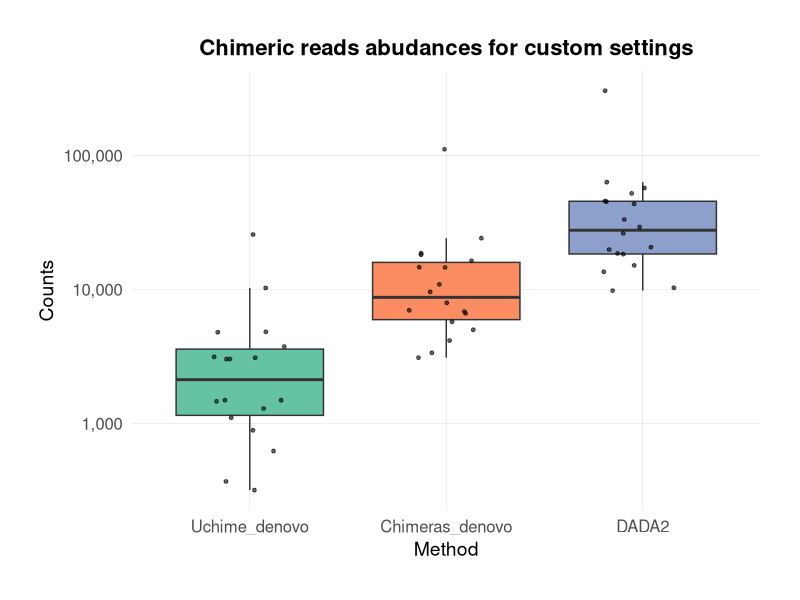
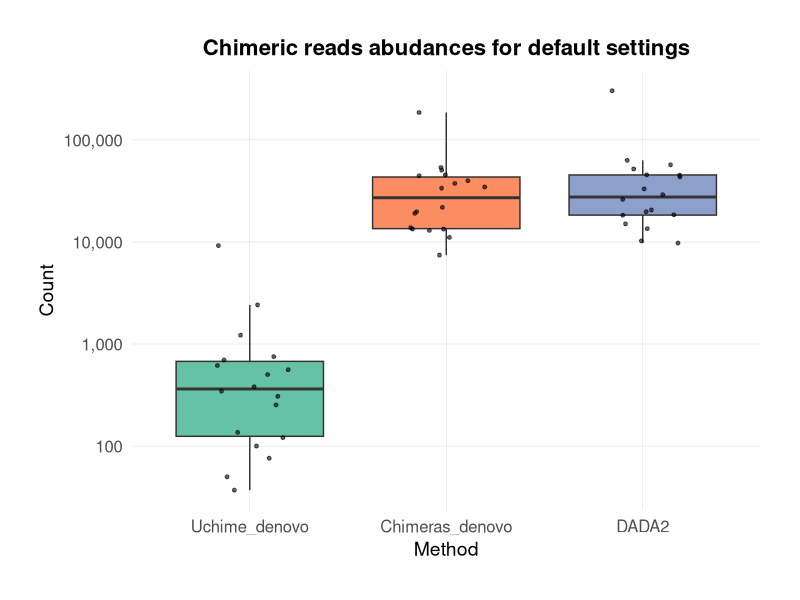

Generate these figures, in order, with R: (Note: this script raises an error after producing the figures.)
#####################################################################################################################
# The scripts are for the box plot plotting of chimeric, nonchimeric, and nonchimeric plus BLAST recovered read     # 
# together. Furthermore, statical test analysis to see how different methods vary in the detection of chimeric reads# 
#####################################################################################################################


#####chimeric reads boxplot for custom settings####
# Load the necessary libraries
library(ggplot2)
library(reshape2)
library(scales)

# Define the data frame
data <- data.frame(
  FILE = c("ERR6454461.fasta", "ERR6454462.fasta", "ERR6454463.fasta", "ERR6454464.fasta", 
           "ERR6454465.fasta", "ERR6454466.fasta", "ERR6454467.fasta", "ERR6454468.fasta", 
           "ERR6454469.fasta", "ERR6454470.fasta", "ERR6454471.fasta", "ERR6454472.fasta", 
           "ERR6454473.fasta", "ERR6454474.fasta", "ERR6454475.fasta", "ERR6454476.fasta", 
           "ERR6454477.fasta", "ERR6454478.fasta"),
  Uchime_denovo = c(1285, 316, 367, 3732, 1099, 884, 1454, 3122, 3004, 10218, 
                    3077, 1482, 25588, 1483, 3012, 4807, 4768, 619),
  Chimeras_denovo = c(6601, 3081, 4979, 7908, 14540, 3350, 6956, 16298, 18552, 110918, 
                      4136, 5715, 24044, 9558, 18119, 10859, 14591, 6818),
  DADA2 = c(20593, 10245, 13502, 26106, 45094, 9758, 19784, 45443, 51898, 303374, 
            15053, 18272, 63023, 29093, 57004, 33134, 43393, 18486)
)

# Melt the data frame to long format for ggplot2
data_long <- melt(data, id.vars = "FILE", variable.name = "Method", value.name = "Count")

# Create the boxplot with log scale and enhanced styling
boxplot <- ggplot(data_long, aes(x = Method, y = Count, fill = Method)) +
  geom_boxplot(outlier.shape = NA) +
  scale_y_log10(labels = comma) +  # Use logarithmic scale and format labels
  labs(title = "Chimeric reads abudances for custom settings",
       x = "Method",
       y = "Counts") +
  theme_minimal(base_size = 15) +
  theme(
    plot.title = element_text(hjust = 0.5, size = 16, face = "bold"),
    axis.text = element_text(size = 12),
    axis.title = element_text(size = 14),
    legend.position = "none",
    panel.grid.major = element_line(size = 0.1, color = "gray"),
    panel.grid.minor = element_blank(),
    plot.background = element_rect(fill = "white", color = NA),
    plot.margin = margin(1, 1, 1, 1, "cm")
  ) +
  scale_fill_brewer(palette = "Set2") +  # Use a color palette from RColorBrewer
  geom_jitter(width = 0.2, size = 1, alpha = 0.6)  # Add jitter for data points

# Display the plot
print(boxplot)


##### chimeric reads box plot for deafault settings####
# Load the necessary libraries
library(ggplot2)
library(reshape2)
library(scales)

# Define the new data frame
new_data <- data.frame(
  FILE = c("ERR6454461.fasta", "ERR6454462.fasta", "ERR6454463.fasta", "ERR6454464.fasta", 
           "ERR6454465.fasta", "ERR6454466.fasta", "ERR6454467.fasta", "ERR6454468.fasta", 
           "ERR6454469.fasta", "ERR6454470.fasta", "ERR6454471.fasta", "ERR6454472.fasta", 
           "ERR6454473.fasta", "ERR6454474.fasta", "ERR6454475.fasta", "ERR6454476.fasta", 
           "ERR6454477.fasta", "ERR6454478.fasta"),
  Uchime_denovo = c(307, 50, 76, 345, 37, 100, 753, 253, 697, 2414, 
                    381, 502, 9213, 136, 560, 1220, 616, 121),
  Chimeras_denovo = c(21856, 7429, 12978, 33667, 50519, 13357, 19077, 45361, 44504, 185475, 
                      13411, 11075, 53684, 19796, 39870, 34560, 37460, 13800),
  DADA2 = c(20593, 10245, 13502, 26106, 45094, 9758, 19784, 45443, 51898, 303374, 
            15053, 18272, 63023, 29093, 57004, 33134, 43393, 18486)
)

# Melt the new data frame to long format for ggplot2
new_data_long <- melt(new_data, id.vars = "FILE", variable.name = "Method", value.name = "Count")

# Create the boxplot with log scale and enhanced styling for the new data
default_boxplot <- ggplot(new_data_long, aes(x = Method, y = Count, fill = Method)) +
  geom_boxplot(outlier.shape = NA) +
  scale_y_log10(labels = comma) +  # Use logarithmic scale and format labels
  labs(title = "Chimeric reads abudances for default settings",
       x = "Method",
       y = "Count") +
  theme_minimal(base_size = 15) +
  theme(
    plot.title = element_text(hjust = 0.5, size = 16, face = "bold"),
    axis.text = element_text(size = 12),
    axis.title = element_text(size = 14),
    legend.position = "none",
    panel.grid.major = element_line(size = 0.1, color = "gray"),
    panel.grid.minor = element_blank(),
    plot.background = element_rect(fill = "white", color = NA),
    plot.margin = margin(1, 1, 1, 1, "cm")
  ) +
  scale_fill_brewer(palette = "Set2") +  # Use a color palette from RColorBrewer
  geom_jitter(width = 0.2, size = 1, alpha = 0.6)  # Add jitter for data points

# Display the plot
print(default_boxplot)


##### compare chimeric reads abudances for default settings ####
# Define the new data frame
data <- data.frame(
  FILE = c("ERR6454461.fasta", "ERR6454462.fasta", "ERR6454463.fasta", "ERR6454464.fasta", 
           "ERR6454465.fasta", "ERR6454466.fasta", "ERR6454467.fasta", "ERR6454468.fasta", 
           "ERR6454469.fasta", "ERR6454470.fasta", "ERR6454471.fasta", "ERR6454472.fasta", 
           "ERR6454473.fasta", "ERR6454474.fasta", "ERR6454475.fasta", "ERR6454476.fasta", 
           "ERR6454477.fasta", "ERR6454478.fasta"),
  Uchime_denovo = c(307, 50, 76, 345, 37, 100, 753, 253, 697, 2414, 
                    381, 502, 9213, 136, 560, 1220, 616, 121),
  Chimeras_denovo = c(21856, 7429, 12978, 33667, 50519, 13357, 19077, 45361, 44504, 185475, 
                      13411, 11075, 53684, 19796, 39870, 34560, 37460, 13800),
  DADA2 = c(20593, 10245, 13502, 26106, 45094, 9758, 19784, 45443, 51898, 303374, 
            15053, 18272, 63023, 29093, 57004, 33134, 43393, 18486)
)

# Reshape data for Kruskal-Wallis test
data_long <- data %>%
  pivot_longer(cols = -FILE, names_to = "Method", values_to = "Values")

# Perform Kruskal-Wallis test for all categories
kruskal_test_result <- kruskal.test(Values ~ Method, data = data_long)

# Print the result of the Kruskal-Wallis test
print(kruskal_test_result)

# Function to perform pairwise Wilcoxon test
pairwise_wilcox_test <- function(data, group_col, value_col) {
  combinations <- combn(unique(data[[group_col]]), 2)
  results <- apply(combinations, 2, function(pair) {
    group1 <- data %>% filter(!!sym(group_col) == pair[1])
    group2 <- data %>% filter(!!sym(group_col) == pair[2])
    test_result <- wilcox.test(group1[[value_col]], group2[[value_col]])
    p_value <- test_result$p.value
    list(pair = paste(pair[1], "vs", pair[2]), p_value = p_value)
  })
  do.call(rbind, lapply(results, as.data.frame))
}

# Perform pairwise Wilcoxon tests
pairwise_results <- pairwise_wilcox_test(data_long, "Method", "Values")
pairwise_results <- as.data.frame(pairwise_results)
pairwise_results$p_value <- as.numeric(as.character(pairwise_results$p_value))
pairwise_results$Significance <- ifelse(pairwise_results$p_value < 0.05, "Significant", "Not Significant")

# Print the pairwise results
print(pairwise_results)

# Interpretation based on the results
if (kruskal_test_result$p.value < 0.05) {
  cat("The differences between the three categories are statistically significant.\n")
} else {
  cat("The differences between the three categories are not statistically significant.\n")
}

# Interpretation for pairwise comparisons
apply(pairwise_results, 1, function(row) {
  cat(paste("Comparison between", row["pair"], "is", row["Significance"], "with p-value:", row["p_value"], "\n"))
})


#####compare chimeric reads abundances for custom settings####
library(tidyverse)

# Create the data frame
data <- data.frame(
  FILE = c("ERR6454461.fasta", "ERR6454462.fasta", "ERR6454463.fasta", "ERR6454464.fasta", 
           "ERR6454465.fasta", "ERR6454466.fasta", "ERR6454467.fasta", "ERR6454468.fasta", 
           "ERR6454469.fasta", "ERR6454470.fasta", "ERR6454471.fasta", "ERR6454472.fasta", 
           "ERR6454473.fasta", "ERR6454474.fasta", "ERR6454475.fasta", "ERR6454476.fasta", 
           "ERR6454477.fasta", "ERR6454478.fasta"),
  Uchime_denovo = c(1285, 316, 367, 3732, 1099, 884, 1454, 3122, 3004, 10218, 
                    3077, 1482, 25588, 1483, 3012, 4807, 4768, 619),
  Chimeras_denovo = c(6601, 3081, 4979, 7908, 14540, 3350, 6956, 16298, 18552, 110918, 
                      4136, 5715, 24044, 9558, 18119, 10859, 14591, 6818),
  DADA2 = c(20593, 10245, 13502, 26106, 45094, 9758, 19784, 45443, 51898, 303374, 
            15053, 18272, 63023, 29093, 57004, 33134, 43393, 18486)
)

# Reshape data for Kruskal-Wallis test
data_long <- data %>%
  pivot_longer(cols = -FILE, names_to = "Method", values_to = "Values")

# Perform Kruskal-Wallis test for all categories
kruskal_test_result <- kruskal.test(Values ~ Method, data = data_long)

# Print the result of the Kruskal-Wallis test
print(kruskal_test_result)

# Function to perform pairwise Wilcoxon test
pairwise_wilcox_test <- function(data, group_col, value_col) {
  combinations <- combn(unique(data[[group_col]]), 2)
  results <- apply(combinations, 2, function(pair) {
    group1 <- data %>% filter(!!sym(group_col) == pair[1])
    group2 <- data %>% filter(!!sym(group_col) == pair[2])
    test_result <- wilcox.test(group1[[value_col]], group2[[value_col]])
    p_value <- test_result$p.value
    list(pair = paste(pair[1], "vs", pair[2]), p_value = p_value)
  })
  do.call(rbind, lapply(results, as.data.frame))
}

# Perform pairwise Wilcoxon tests
pairwise_results <- pairwise_wilcox_test(data_long, "Method", "Values")
pairwise_results <- as.data.frame(pairwise_results)
pairwise_results$p_value <- as.numeric(as.character(pairwise_results$p_value))
pairwise_results$Significance <- ifelse(pairwise_results$p_value < 0.05, "Significant", "Not Significant")

# Print the pairwise results
print(pairwise_results)

# Interpretation based on the results
if (kruskal_test_result$p.value < 0.05) {
  cat("The differences between the three categories are statistically significant.\n")
} else {
  cat("The differences between the three categories are not statistically significant.\n")
}

# Interpretation for pairwise comparisons
apply(pairwise_results, 1, function(row) {
  cat(paste("Comparison between", row["pair"], "is", row["Significance"], "with p-value:", row["p_value"], "\n"))
})


#####compare number of nonchimeric+blastn recovered reads together####

library(tidyverse)

# Updated data frame with new numbers
data <- data.frame(
  FILE = c("ERR6454461.fasta", "ERR6454462.fasta", "ERR6454463.fasta", "ERR6454464.fasta", 
           "ERR6454465.fasta", "ERR6454466.fasta", "ERR6454467.fasta", "ERR6454468.fasta", 
           "ERR6454469.fasta", "ERR6454470.fasta", "ERR6454471.fasta", "ERR6454472.fasta", 
           "ERR6454473.fasta", "ERR6454474.fasta", "ERR6454475.fasta", "ERR6454476.fasta", 
           "ERR6454477.fasta", "ERR6454478.fasta"),
  Uchime_denovo = c(176676, 63706, 65934, 237814, 290092, 104990, 111013, 327232, 255230, 1003766, 
                    153725, 68738, 212383, 211269, 192938, 193873, 216363, 54320),
  Chimeras_denovo = c(174795, 63606, 64185, 237089, 285813, 104162, 109186, 325685, 255447, 939056, 
                      152345, 64341, 218874, 204087, 177562, 194670, 206370, 54016),
  DADA2 = c(263934, 100016, 102723, 384127, 471039, 171681, 179385, 547796, 426004, 1103263, 
            232323, 88413, 320800, 264681, 248409, 318179, 312409, 86740)
)

# Reshape data for Kruskal-Wallis test
data_long <- data %>%
  pivot_longer(cols = -FILE, names_to = "Method", values_to = "Values")

# Perform Kruskal-Wallis test for all categories
kruskal_test_result <- kruskal.test(Values ~ Method, data = data_long)

# Print the result of the Kruskal-Wallis test
print(kruskal_test_result)

# Function to perform pairwise Wilcoxon test
pairwise_wilcox_test <- function(data, group_col, value_col) {
  combinations <- combn(unique(data[[group_col]]), 2)
  results <- apply(combinations, 2, function(pair) {
    group1 <- data %>% filter(!!sym(group_col) == pair[1])
    group2 <- data %>% filter(!!sym(group_col) == pair[2])
    test_result <- wilcox.test(group1[[value_col]], group2[[value_col]])
    p_value <- test_result$p.value
    list(pair = paste(pair[1], "vs", pair[2]), p_value = p_value)
  })
  do.call(rbind, lapply(results, as.data.frame))
}

# Perform pairwise Wilcoxon tests
pairwise_results <- pairwise_wilcox_test(data_long, "Method", "Values")
pairwise_results <- as.data.frame(pairwise_results)
pairwise_results$p_value <- as.numeric(as.character(pairwise_results$p_value))
pairwise_results$Significance <- ifelse(pairwise_results$p_value < 0.05, "Significant", "Not Significant")

# Print the pairwise results
print(pairwise_results)

# Interpretation based on the results
if (kruskal_test_result$p.value < 0.05) {
  cat("The differences between the three categories are statistically significant.\n")
} else {
  cat("The differences between the three categories are not statistically significant.\n")
}

# Interpretation for pairwise comparisons
apply(pairwise_results, 1, function(row) {
  cat(paste("Comparison between", row["pair"], "is", row["Significance"], "with p-value:", row["p_value"], "\n"))
})

